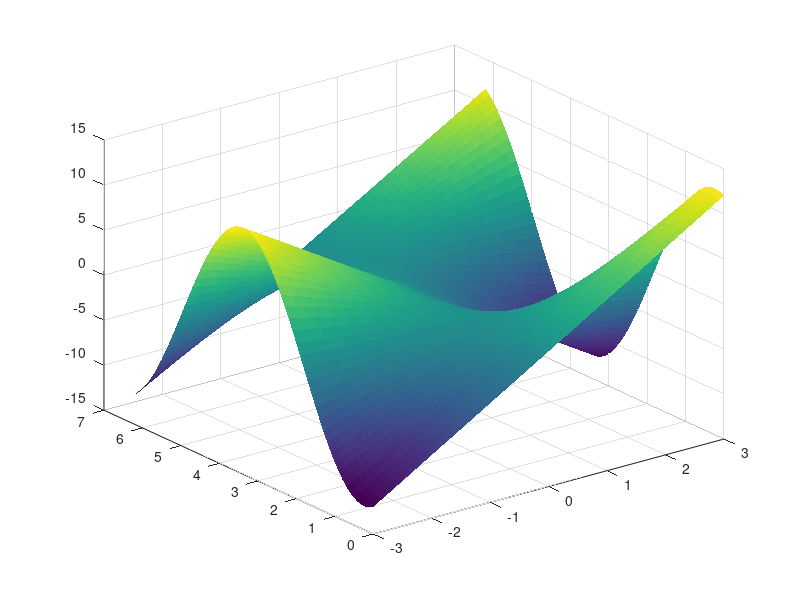

Recreate this plot in MATLAB.
% 绘制三维曲面
x = -3: 0.1: 3;
y = 0: 0.1: 2 * pi;
[x, y] = meshgrid(x, y);
z = x.*sin(y) + 4 * x.*cos(y);
surf(x, y, z);
shading flat; % 使图像平滑
